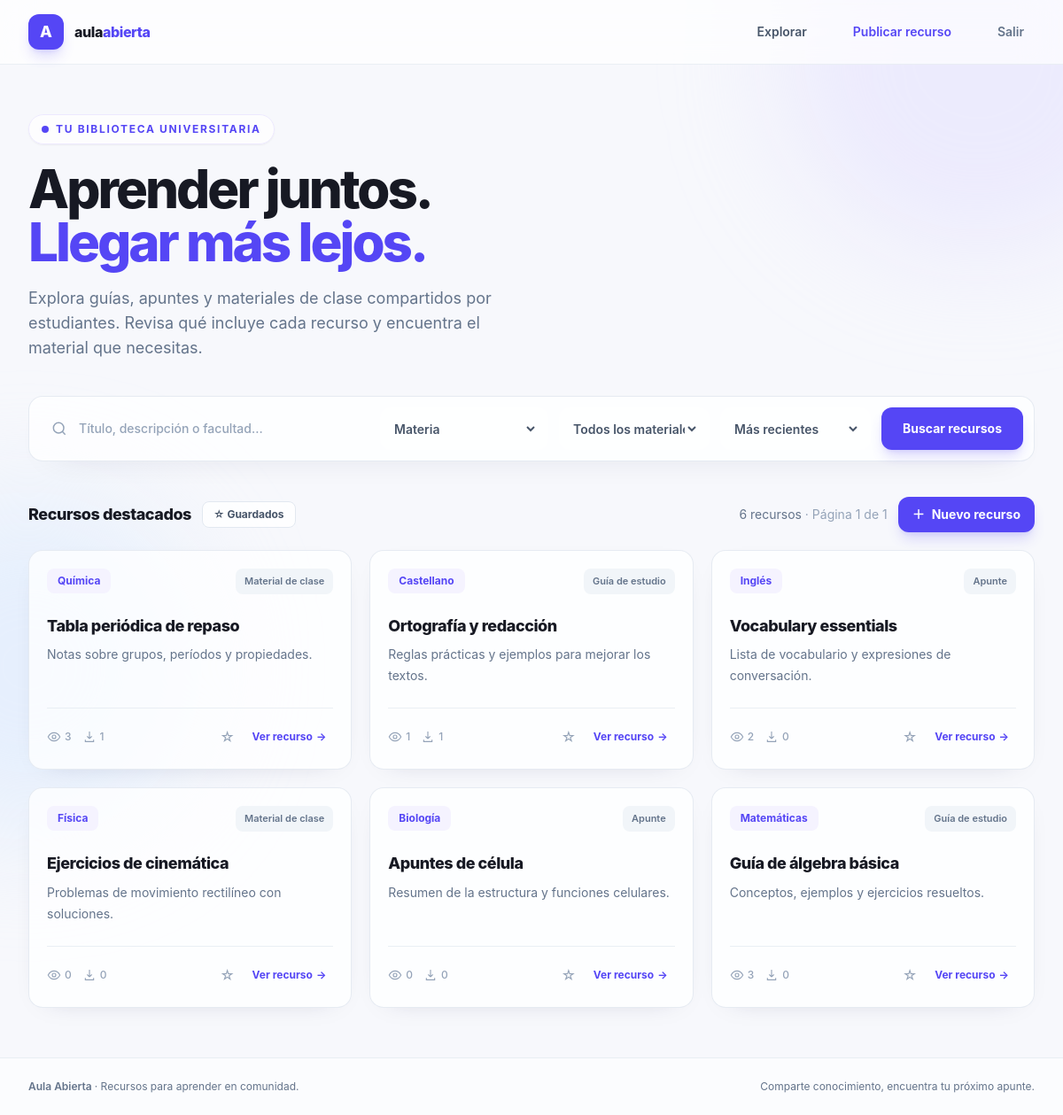
The app's page / (signed in) with its own data.
### resources/models.py (models this page shows, shortened)
class RecursoAcademico(models.Model):
    class Tipo(models.TextChoices):
        GUIA = "guia", "Guía de estudio"
        APUNTE = "apunte", "Apunte"
        MATERIAL_CLASE = "clase", "Material de clase"
    titulo = models.CharField(max_length=200)
    descripcion = models.TextField()
    tipo = models.CharField(
        max_length=20,
        choices=Tipo.choices,
        default=Tipo.GUIA,
    )
    archivo = models.FileField(
        upload_to="recursos/",
        validators=[
            FileExtensionValidator(
                allowed_extensions=[
                    "csv",
                    "doc",
                    "docx",
                    "jpg",
                    "jpeg",
                    "pdf",
                    "png",
                    "ppt",
                    "pptx",
                    "txt",
                    "xls",
                    "xlsx",
                ]
            ),
            validate_file_size,
            validate_resource_content,
        ],
    )
    materia = models.ForeignKey(
        Materia,
        on_delete=models.CASCADE,
        related_name="recursos",
    )
    fecha_subida = models.DateTimeField(auto_now_add=True)
    vistas = models.PositiveIntegerField(default=0)
    descargas = models.PositiveIntegerField(default=0)
    class Meta:
        ordering = ["-fecha_subida"]
        verbose_name = "recurso académico"
        verbose_name_plural = "recursos académicos"

class Materia(models.Model):
    nombre = models.CharField(max_length=120)
    semestre = models.CharField(max_length=40)
    facultad = models.CharField(max_length=120)
    class Meta:
        ordering = ["nombre"]
        verbose_name = "materia"
        verbose_name_plural = "materias"

### resources/views.py (the view, shortened to what this page needs)
# urls.py: path("", views.index, name="index"),
@login_required
def index(request):
    recursos = RecursoAcademico.objects.select_related("materia")
    query = request.GET.get("q", "").strip()
    materia = request.GET.get("materia", "")
    tipo = request.GET.get("tipo", "")
    orden = request.GET.get("orden", "recientes")
    favoritos_solo = request.GET.get("guardados") == "1"
    valid_types = {value for value, _ in RecursoAcademico.Tipo.choices}
    if tipo not in valid_types:
        tipo = ""
    if materia not in SUBJECTS:
        materia = ""
    if materia:
        recursos = recursos.filter(materia__nombre__iexact=materia)
    if tipo:
        recursos = recursos.filter(tipo=tipo)
    favoritos = request.session.get(FAVORITES_SESSION_KEY, [])
    if not isinstance(favoritos, list):
        favoritos = []
    if orden not in SORT_OPTIONS:
        orden = "recientes"
    recursos = recursos.order_by(*SORT_OPTIONS[orden])
    page_obj = Paginator(recursos, PAGE_SIZE).get_page(request.GET.get("page"))
    request.session["resource_index_url"] = request.get_full_path()
    return render(
        request,
        "resources/index.html",
        {
            "page_obj": page_obj,
            "materias": SUBJECTS,
            "tipos_recurso": RecursoAcademico.Tipo.choices,
            "query": query,
            "materia_seleccionada": materia,
            "tipo_seleccionado": tipo,
            "orden": orden,
            "favoritos": {str(resource_id) for resource_id in favoritos},
            "favoritos_solo": favoritos_solo,
        },
    )

### resources/templates/resources/index.html (shortened to what this page needs)
{% extends "resources/base.html" %}
{% block content %}
<section class="enter">
  <div class="mb-10 max-w-3xl">
    <span class="hero-tag hero-kicker mb-5 inline-flex items-center gap-2 rounded-full border border-violet-100 bg-white/75 px-3.5 py-2 text-xs font-bold uppercase tracking-[.14em] text-electric shadow-sm">
      <span class="hero-pulse h-2 w-2 rounded-full bg-electric"></span> Tu biblioteca universitaria
    </span>
    <h1 class="hero-title text-4xl font-extrabold leading-[1.1] tracking-[-.05em] sm:text-6xl">Aprender juntos.<br><span class="hero-title-accent text-electric">Llegar más lejos.</span></h1>
    <p class="hero-copy hero-subtitle mt-5 max-w-xl text-base leading-7 text-slate-500 sm:text-lg">Explora guías, apuntes y materiales de clase compartidos por estudiantes. Revisa qué incluye cada recurso y encuentra el material que necesitas.</p>
  </div>
  <form method="get" class="search-panel glass mb-10 grid gap-3 rounded-2xl p-3 shadow-[0_12px_40px_-30px_rgba(25,25,70,.3)] md:grid-cols-2 lg:grid-cols-[1fr_190px_170px_170px_auto]">
    <label class="filter-control search-control group flex min-h-12 items-center gap-3 rounded-xl px-3 transition focus-within:bg-white focus-within:ring-2 focus-within:ring-electric/20">
      <svg class="h-5 w-5 shrink-0 text-slate-400 transition group-focus-within:text-electric" viewBox="0 0 24 24" fill="none" stroke="currentColor" stroke-width="1.8" aria-hidden="true"><circle cx="11" cy="11" r="7"></circle><path d="m20 20-4-4"></path></svg>
      <input id="resource-search" type="search" name="q" value="{{ query }}" placeholder="Título, descripción o facultad..." class="w-full border-0 bg-transparent text-sm font-medium outline-none placeholder:text-slate-400 focus:ring-0">
    </label>
    <label class="filter-control search-control flex min-h-12 items-center rounded-xl bg-white/50 px-3 transition focus-within:ring-2 focus-within:ring-electric/20">
      <select name="materia" class="w-full cursor-pointer border-0 bg-transparent text-sm font-semibold text-slate-600 outline-none focus:ring-0">
        <option value="">Materia</option>
      </select>
    </label>
    <label class="filter-control search-control flex min-h-12 items-center rounded-xl bg-white/50 px-3 transition focus-within:ring-2 focus-within:ring-electric/20">
      <select name="tipo" class="w-full cursor-pointer border-0 bg-transparent text-sm font-semibold text-slate-600 outline-none focus:ring-0">
        <option value="">Todos los materiales</option>
      </select>
    </label>
    <label class="filter-control search-control flex min-h-12 items-center rounded-xl bg-white/50 px-3 transition focus-within:ring-2 focus-within:ring-electric/20">
      <select name="orden" class="w-full cursor-pointer border-0 bg-transparent text-sm font-semibold text-slate-600 outline-none focus:ring-0">
        <option value="recientes" {% if orden == "recientes" %}selected{% endif %}>Más recientes</option>
      </select>
    </label>
    <button type="submit" class="action-button search-submit rounded-xl bg-electric px-6 py-3 text-sm font-bold text-white shadow-lg shadow-electric/20 transition hover:-translate-y-0.5 hover:bg-indigo-700 hover:shadow-xl focus-visible:outline focus-visible:outline-2 focus-visible:outline-offset-2 focus-visible:outline-electric">Buscar recursos</button>
  </form>
  <div class="section-heading mb-5 flex items-center justify-between gap-4">
    <div class="flex items-center gap-3">
      <h2 class="text-lg font-extrabold tracking-tight">{% if favoritos_solo %}Recursos guardados{% else %}Recursos destacados{% endif %}</h2>
      <a href="{% if favoritos_solo %}{% url 'resources:index' %}{% else %}?q={{ query|urlencode }}&amp;materia={{ materia_seleccionada|urlencode }}&amp;tipo={{ tipo_seleccionado|urlencode }}&amp;orden={{ orden }}&amp;guardados=1{% endif %}" class="rounded-lg border border-slate-200 bg-white/80 px-3 py-1.5 text-xs font-bold {% if favoritos_solo %}text-electric{% else %}text-slate-600{% endif %} hover:border-electric/30 hover:text-electric">
        {% if favoritos_solo %}Ver todos{% else %}☆ Guardados{% endif %}
      </a>
    </div>
    <div class="flex flex-wrap items-center justify-end gap-3">
      <p class="text-sm text-slate-500" aria-live="polite">
        {{ page_obj.paginator.count }} recurso{{ page_obj.paginator.count|pluralize:"s" }}
        {% if page_obj.paginator.count %}<span class="text-slate-400">· Página {{ page_obj.number }} de {{ page_obj.paginator.num_pages }}</span>{% endif %}
      </p>
      {% if user.is_authenticated %}
        <a href="{% url 'resources:create' %}" class="action-button inline-flex items-center gap-2 rounded-xl bg-electric px-4 py-2.5 text-sm font-bold text-white shadow-lg shadow-electric/20 hover:-translate-y-0.5 hover:bg-indigo-700 focus-visible:outline focus-visible:outline-2 focus-visible:outline-offset-2 focus-visible:outline-electric">
          <span aria-hidden="true">＋</span> Nuevo recurso
        </a>
      {% endif %}
    </div>
  </div>
  <div id="resource-grid" class="grid gap-5 sm:grid-cols-2 lg:grid-cols-3">
    {% for recurso in page_obj %}
      <article class="resource-card glass group flex flex-col overflow-hidden rounded-2xl p-5 shadow-[0_8px_30px_-24px_rgba(25,25,70,.35)]" style="animation-delay: {{ forloop.counter0 }}00ms">
        <div class="mb-6 flex items-start justify-between gap-3">
          <span class="rounded-lg bg-violet-50 px-3 py-1.5 text-xs font-bold text-electric">{{ recurso.materia.nombre }}</span>
          <span class="rounded-lg bg-slate-100 px-2.5 py-1.5 text-[11px] font-semibold text-slate-500">{{ recurso.get_tipo_display }}</span>
        </div>
        <h3 class="text-lg font-extrabold leading-snug tracking-tight transition-colors group-hover:text-electric">{{ recurso.titulo }}</h3>
        <p class="mt-2 line-clamp-3 flex-1 text-sm leading-6 text-slate-500">{{ recurso.descripcion }}</p>
        <div class="mt-6 flex items-center justify-between border-t border-slate-200/70 pt-4">
          <div class="flex items-center gap-3 text-xs font-medium text-slate-400">
            <span class="inline-flex items-center gap-1" title="Vistas"><svg class="h-4 w-4" viewBox="0 0 24 24" fill="none" stroke="currentColor" stroke-width="1.7" aria-hidden="true"><path d="M2 12s3.6-7 10-7 10 7 10 7-3.6 7-10 7S2 12 2 12Z"></path><circle cx="12" cy="12" r="3"></circle></svg>{{ recurso.vistas }}</span>
            <span class="inline-flex items-center gap-1" title="Descargas"><svg class="h-4 w-4" viewBox="0 0 24 24" fill="none" stroke="currentColor" stroke-width="1.7" aria-hidden="true"><path d="M12 3v12m0 0 4-4m-4 4-4-4"></path><path d="M5 17v3h14v-3"></path></svg>{{ recurso.descargas }}</span>
          </div>
          <div class="flex items-center gap-1">
            <form method="post" action="{% url 'resources:favorite' recurso.pk %}">
              <button type="submit" class="grid h-8 w-8 place-items-center rounded-lg {% if recurso.pk|stringformat:'s' in favoritos %}bg-violet-50 text-electric{% else %}text-slate-400 hover:bg-violet-50 hover:text-electric{% endif %}" aria-label="{% if recurso.pk|stringformat:'s' in favoritos %}Quitar de guardados{% else %}Guardar recurso{% endif %}">
                {% if recurso.pk|stringformat:"s" in favoritos %}★{% else %}☆{% endif %}
              </button>
            </form>
            <a href="{% url 'resources:detail' recurso.pk %}" class="inline-flex items-center gap-1 rounded-lg px-2 py-1.5 text-xs font-bold text-electric transition hover:bg-violet-50 focus-visible:outline focus-visible:outline-2 focus-visible:outline-electric">
              Ver recurso <span aria-hidden="true" class="transition-transform group-hover:translate-x-1">→</span>
            </a>
          </div>
        </div>
      </article>
    {% endfor %}
  </div>
</section>
{% endblock %}

### resources/templates/resources/base.html (shortened to what this page needs)
<!doctype html>
{% load static %}
<html lang="es">
<head>
  <link rel="stylesheet" href="{% static 'resources/css/app.css' %}">
</head>
<body class="min-h-screen bg-canvas text-ink antialiased selection:bg-electric/15">
  <div class="pointer-events-none fixed inset-0 -z-10 overflow-hidden" aria-hidden="true">
    <div class="ambient-orb absolute -right-32 -top-40 h-[28rem] w-[28rem] rounded-full bg-violet-200/40 blur-3xl"></div>
    <div class="ambient-orb ambient-orb-delayed ambient-orb--blue absolute -left-40 top-[35rem] h-[24rem] w-[24rem] rounded-full bg-blue-100/60 blur-3xl"></div>
  </div>
  <header class="site-header sticky top-0 z-20 border-b border-slate-200/70 bg-white/70 backdrop-blur-xl">
    <nav class="mx-auto flex max-w-7xl items-center justify-between px-5 py-4 sm:px-8" aria-label="Navegación principal">
      <a href="{% url 'resources:index' %}" class="brand-link group flex items-center gap-3 rounded-xl focus-visible:outline focus-visible:outline-2 focus-visible:outline-electric">
        <span class="brand-mark grid h-10 w-10 place-items-center rounded-xl bg-electric text-lg font-extrabold text-white shadow-lg shadow-electric/20">A</span>
        <span class="text-base font-extrabold tracking-tight">aula<span class="text-electric">abierta</span></span>
      </a>
      <div class="flex items-center gap-2 sm:gap-7">
        {% if user.is_authenticated %}
          <a href="{% url 'resources:index' %}" class="nav-link rounded-lg px-3 py-2 text-sm font-semibold text-slate-600 hover:bg-slate-100 hover:text-electric focus-visible:outline focus-visible:outline-2 focus-visible:outline-electric">Explorar</a>
          <a href="{% url 'resources:create' %}" class="nav-link rounded-lg px-3 py-2 text-sm font-semibold text-electric hover:bg-violet-50 focus-visible:outline focus-visible:outline-2 focus-visible:outline-electric">Publicar recurso</a>
          <form method="post" action="{% url 'logout' %}" class="inline-flex">
            <button type="submit" class="rounded-lg px-3 py-2 text-sm font-semibold text-slate-500 hover:bg-slate-100 hover:text-electric focus-visible:outline focus-visible:outline-2 focus-visible:outline-electric">Salir</button>
          </form>
        {% endif %}
      </div>
    </nav>
  </header>
  <main id="main-content" class="mx-auto min-h-[calc(100vh-9rem)] max-w-7xl px-5 py-10 sm:px-8 sm:py-14">
    {% block content %}{% endblock %}
  </main>
  <footer class="border-t border-slate-200/70 bg-white/50">
    <div class="mx-auto flex max-w-7xl flex-col gap-2 px-5 py-6 text-xs text-slate-500 sm:flex-row sm:items-center sm:justify-between sm:px-8">
      <p class="font-semibold">Aula Abierta <span class="font-normal">· Recursos para aprender en comunidad.</span></p>
      <p>Comparte conocimiento, encuentra tu próximo apunte.</p>
    </div>
  </footer>
</body>
</html>

### records on screen
RecursoAcademico: materia.nombre "Química", tipo "Material de clase", titulo "Tabla periódica de repaso", descripcion "Notas sobre grupos, períodos y propiedades.", vistas "3", descargas "1"
RecursoAcademico: materia.nombre "Castellano", tipo "Guía de estudio", titulo "Ortografía y redacción", descripcion "Reglas prácticas y ejemplos para mejorar los textos.", vistas "1", descargas "1"
RecursoAcademico: materia.nombre "Inglés", tipo "Apunte", titulo "Vocabulary essentials", descripcion "Lista de vocabulario y expresiones de conversación.", vistas "2", descargas "0"
RecursoAcademico: materia.nombre "Física", tipo "Material de clase", titulo "Ejercicios de cinemática", descripcion "Problemas de movimiento rectilíneo con soluciones.", vistas "0", descargas "0"
RecursoAcademico: materia.nombre "Biología", tipo "Apunte", titulo "Apuntes de célula", descripcion "Resumen de la estructura y funciones celulares.", vistas "0", descargas "0"
RecursoAcademico: materia.nombre "Matemáticas", tipo "Guía de estudio", titulo "Guía de álgebra básica", descripcion "Conceptos, ejemplos y ejercicios resueltos.", vistas "3", descargas "0"

### other values on screen
{{ page_obj.paginator.count }} "6"
{{ page_obj.number }} "1"
{{ page_obj.paginator.num_pages }} "1"
